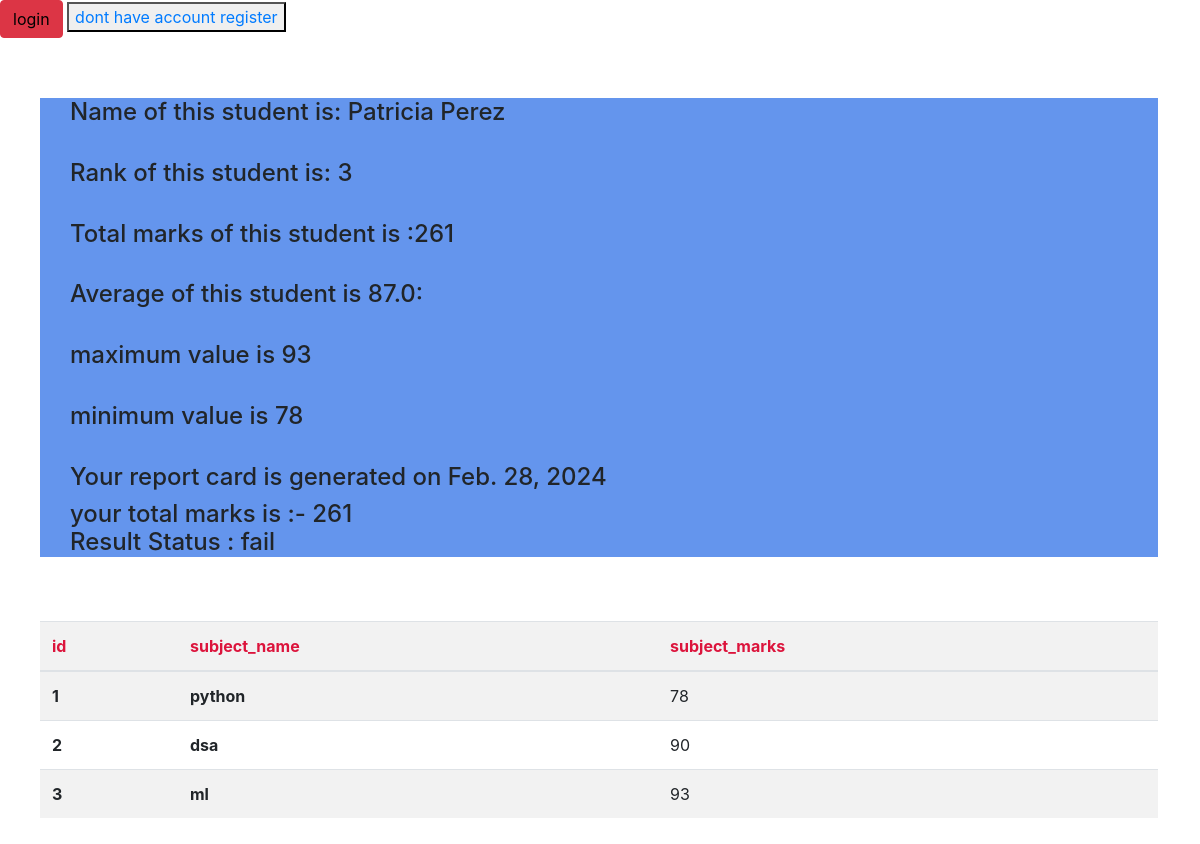
The page /see_marks/STU-0867/ on the database its author committed.
### vege/models.py (models this page shows, shortened)
class SubjectMarks(models.Model):
    student=models.ForeignKey(Student,related_name="studentmarks",on_delete=models.CASCADE)
    subject=models.ForeignKey(Subject,on_delete=models.CASCADE)
    marks=models.IntegerField()
    class Meta:
        unique_together=['student','subject']

class Student(models.Model):
    department=models.ForeignKey(Department,related_name="depart",on_delete=models.CASCADE)
    student_id=models.OneToOneField(StudentID,related_name="studentid",on_delete=models.CASCADE)
    student_name=models.CharField(max_length=100)
    student_email=models.EmailField(unique=True)
    student_age=models.IntegerField(default=18)
    student_address=models.TextField()
    is_deleted=models.BooleanField(default=False)
    def __str__(self)-> str:
        return self.student_name
    class Meta:
        ordering=['student_name']
        verbose_name="student"

class Rankstudnet(models.Model):
    student=models.ForeignKey(Student,related_name="studentreportcard",on_delete=models.CASCADE)
    student_rank=models.IntegerField()
    student_rank_generation_date=models.DateField(auto_now_add=True)
    number=models.IntegerField(default=10)
    class Meta:
        unique_together=['student_rank','student_rank_generation_date']

class Subject(models.Model):
    subject_name=models.CharField(max_length=100)

### vege/views.py (the view)
# urls.py: path('see_marks/<student_id>/',see_marks,name="see_marks"),
def see_marks(request,student_id):
    queryset=SubjectMarks.objects.filter(student__student_id__student_id=student_id)
    totalmarks=queryset.aggregate(totalmarks=Sum('marks'))
    avgg=queryset.aggregate(avgg=Avg('marks'))
    maxval=queryset.aggregate(maxval=Max('marks'))
    minval=queryset.aggregate(minval=Min('marks'))
    return render(request,"report/see_marks.html",{'queryset':queryset, 'totalmarks':totalmarks,'avgg':avgg,'maxval':maxval,'minval':minval})

### vege/templates/report/see_marks.html (shortened to what this page needs)
<!DOCTYPE html>
<html lang="en">
<head>
    <link rel="stylesheet" href="https://cdn.jsdelivr.net/npm/bootstrap@4.0.0/dist/css/bootstrap.min.css"
>
</head>
<button class="btn btn-danger" type="submit" >
    <a href="/logout/"  style="color: black;">login</a>
</button>
<button type="button" style="color: coral;">
    <a href="/register/">dont have account register</a>
</button>
<div class="container mt-5">
<div class="bg">
    <h4>Name of this student is: {{queryset.first.student.studentreportcard.first.student}} </h4>
    <br>
    <h4>Rank of this student is: {{queryset.first.student.studentreportcard.first.student_rank}} </h4>
    <br>
    <h4>Total marks of this student is :{{totalmarks.totalmarks}}</h4>
    <br>
    <h4>Average of this student is {{avgg.avgg}}:</h4>
    <br>
    <h4>maximum  value is {{maxval.maxval}}</h4>
    <br>
    <h4>minimum  value is {{minval.minval}}</h4>
    <br>
    <h4>Your report card is generated on  {{queryset.first.student.studentreportcard.first.student_rank_generation_date}}</h4>
    <h4>
          your total marks is :- {{totalmarks.totalmarks}}
          {% if totalmarks.totalmarks > 400 %}
          <p>Result Status : A1 </p>
          {% elif totalmarks.totalmarks > 300 %}
          <p>Result Status : A2 </p>
          {% else %}
          <p>Result Status : fail </p>
          {% endif %}
    </h4>
</div>
<br>
<br>
    <table class="table table-striped">
        <tr>
            <th scope="row" style="color: crimson;">id</th>
            <th scope="row"style="color: crimson;">subject_name</th>
            <th scope="row"style="color: crimson;">subject_marks</th>
        </tr>
        <tbody>
            {% for marks in queryset %}
            <tr>
                <th scope="row">{{forloop.counter}}</th>
                <td>
                 <b> {{marks.subject.subject_name}}</b>
                    </td>
                <td>{{marks.marks}}</td>
            </tr>
            {% endfor %}
        </tbody>
    </table>
</div>
</body>
</html>

### vege/templates/report/see_marks.html (style rules this page uses)
.container { padding: 12px 12px 10px 10px; }
.bg { background-color: cornflowerblue; padding-left: 30px; }

### rows shown on the page
SubjectMarks: first.student.studentreportcard.first.student "Patricia Perez", first.student.studentreportcard.first.student_rank "3", first.student.studentreportcard.first.student_rank_generation_date "Feb. 28, 2024", subject.subject_name "python", marks "78"
SubjectMarks: subject.subject_name "dsa", marks "90"
SubjectMarks: subject.subject_name "ml", marks "93"

### other values the page prints
{{ totalmarks.totalmarks }} "261"
{{ avgg.avgg }} "87.0"
{{ maxval.maxval }} "93"
{{ minval.minval }} "78"
